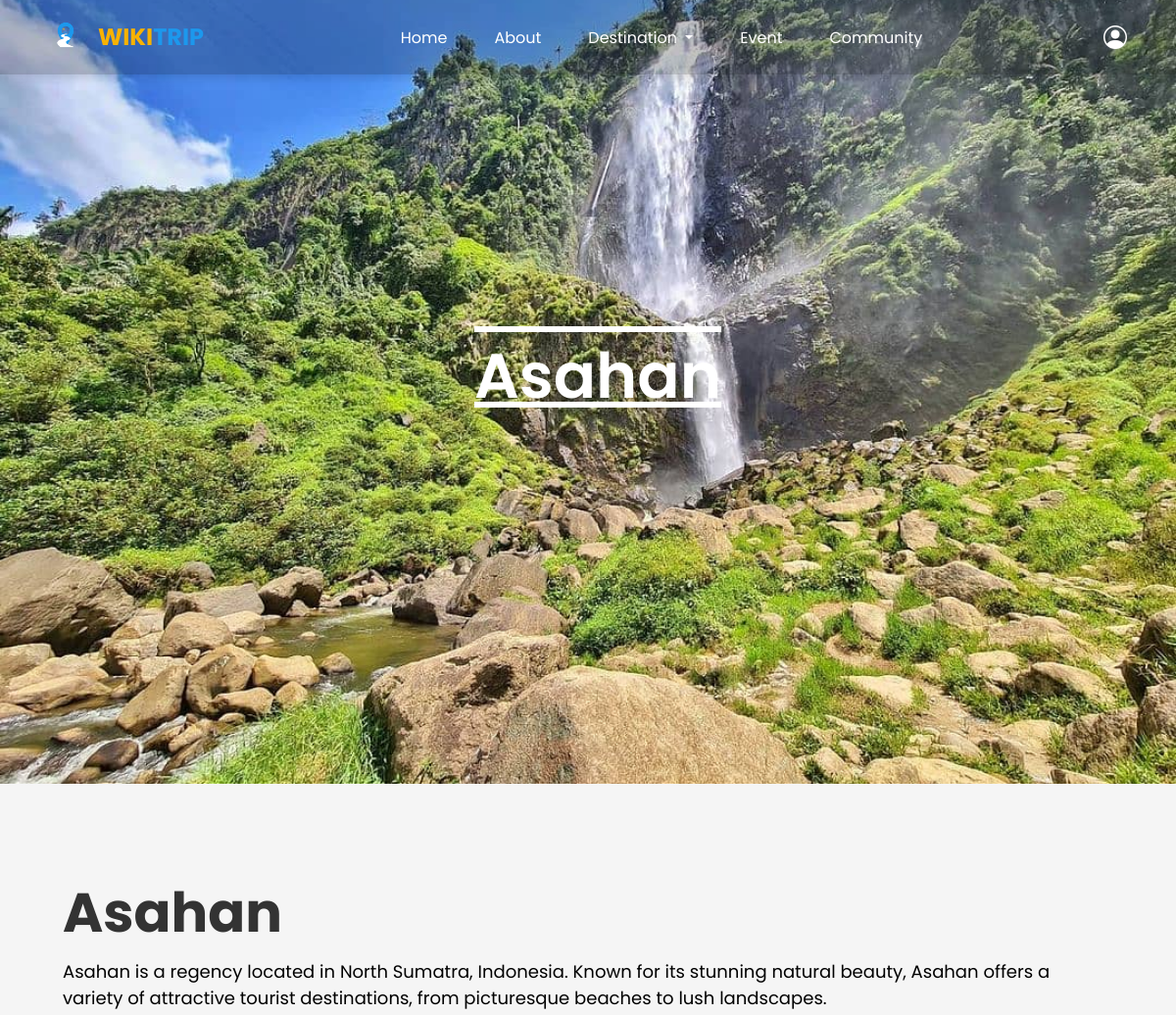
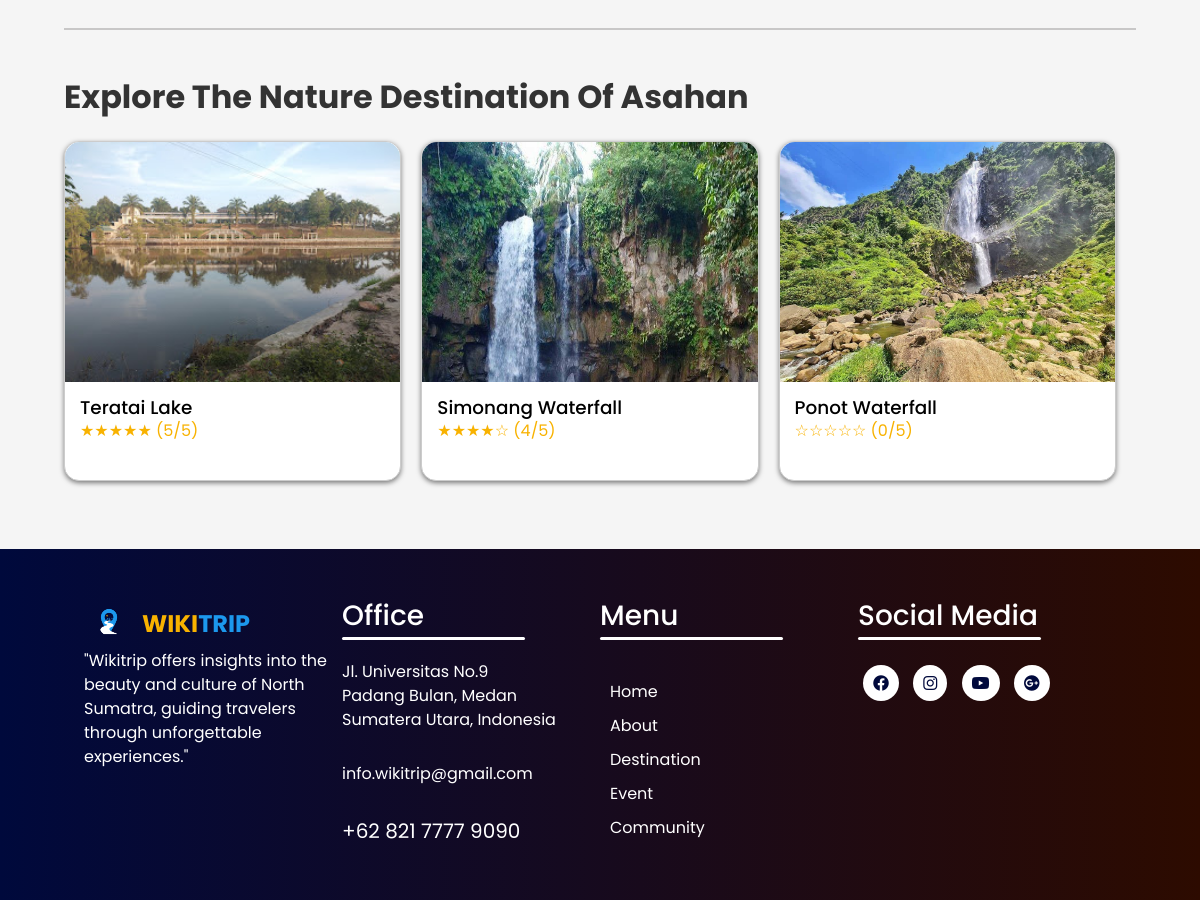
/citycategory.php?city_id=1&category_id=1&image_url=image/Asahan/air_terjun_ponot.jpg, run on the app's committed database (2 pictures, top to bottom).
### tables this page shows
CREATE TABLE `cities` (
  `city_id` int(11) NOT NULL,
  `city_name` varchar(64) NOT NULL,
  `description` text DEFAULT NULL
);

CREATE TABLE `tourismcategories` (
  `category_id` int(11) NOT NULL,
  `category_name` varchar(64) NOT NULL,
  `little_desc` text NOT NULL,
  `title_categories` varchar(255) DEFAULT NULL,
  `desc_categories` text DEFAULT NULL,
  `background_image` varchar(255) NOT NULL
);

CREATE TABLE `tourismplaces` (
  `tourism_id` int(11) NOT NULL,
  `city_id` int(11) NOT NULL,
  `category_id` int(11) NOT NULL,
  `tourism_name` varchar(128) NOT NULL,
  `image_url` varchar(255) DEFAULT NULL,
  `description` text DEFAULT NULL,
  `map_url` varchar(2048) DEFAULT NULL
);

### citycategory.php (the view, shortened to what this page needs)
<?php
include('config/conn.php');
$city_id = isset($_GET['city_id']) ? intval($_GET['city_id']) : 0;
$category_id = isset($_GET['category_id']) ? intval($_GET['category_id']) : 0;
$image_url = isset($_GET['image_url']) ? $_GET['image_url'] : 0;
$city_query = "
    SELECT city_name, description
    FROM cities
    WHERE city_id = ?
";
$stmt = $con->prepare($city_query);
$stmt->bind_param("i", $city_id);
$stmt->execute();
$stmt->bind_result($city_name, $city_description);
$category_query = "
    SELECT category_name
    FROM tourismcategories
    WHERE category_id = ?
";
$stmt = $con->prepare($category_query);
$stmt->bind_param("i", $category_id);
$stmt->execute();
$stmt->bind_result($category_name);
$tour_query = "
    SELECT tp.tourism_id, tp.tourism_name, tp.image_url, COALESCE(AVG(r.rating_value), 0) AS average_rating
    FROM tourismplaces tp
    LEFT JOIN ratings r ON tp.tourism_id = r.tourism_id
    WHERE tp.city_id = ? AND tp.category_id = ?
    GROUP BY tp.tourism_id, tp.tourism_name, tp.image_url
";
$stmt = $con->prepare($tour_query);
$stmt->bind_param("ii", $city_id, $category_id);
$stmt->execute();
$stmt->bind_result($tourism_id, $tourism_name, $tour_image_url, $average_rating);
?>
<!doctype html>
<html lang="en">
<head>
    <link href="https://cdn.jsdelivr.net/npm/bootstrap@5.0.2/dist/css/bootstrap.min.css" rel="stylesheet"
>
    <link rel="stylesheet" href="https://cdn.jsdelivr.net/npm/bootstrap-icons@1.11.3/font/bootstrap-icons.min.css">
    <link rel="stylesheet" href="css/style.css">
    <link rel="stylesheet" href="https://cdnjs.cloudflare.com/ajax/libs/font-awesome/6.2.0/css/all.min.css"
 />
</head>
<body id="page-top">
    <nav class="navbar navbar-expand-lg navbar-dark fixed-top" id="main-nav">
        <div class="container">
            <a class="navbar-brand logo fw-bold fs-4 d-flex align-items-center" href="#page-top">
                <img src="image/logo_wikitrip.png" alt="Logo" class="logo-img me-2">
                <span class="text-logo1">WIKI</span><span class="text-logo2">TRIP</span>
            </a>
            <div class="collapse navbar-collapse justify-content-center" id="navbarNav">
                <ul class="navbar-nav mx-auto mb-2 mb-lg-0">
                    <li class="nav-item">
                        <a class="nav-link active text-white" aria-current="page" href="index.php">Home</a>
                    </li>
                    <li class="nav-item">
                        <a class="nav-link text-white" href="index.php#about">About</a>
                    </li>
                    <li class="nav-item dropdown">
                        <a class="nav-link dropdown-toggle text-white" href="#" id="navbarDropdown" role="button" data-bs-toggle="dropdown" aria-expanded="false">
                            Destination
                        </a>
                    </li>
                    <li class="nav-item">
                        <a class="nav-link text-white" href="index.php#Event">Event</a>
                    </li>
                    <li class="nav-item">
                        <a class="nav-link text-white" href="community.php">Community</a>
                    </li>
                </ul>
                <div>
                    <ul>
                        <li class="nav-item profile-dropdown">
                            <div class="bi bi-person-circle text-white fs-4 me-2"></div>
                        </li>
                    </ul>
                </div>
            </div>
        </div>
    </nav>
    <div class="main_background">
        <img src="<?php echo $image_url; ?>" alt="<?php echo $city_name; ?>" class="mainback_img">
        <div class="home__container container" style="align-items: center" ;>
            <div class="home__data">
                <h1 class="home__data-title" style="font-size: 4rem; text-decoration:overline underline;">
                    <?php echo $city_name; ?>
                </h1>
            </div>
        </div>
    </div>
    <div class="main-content">
        <h2 class="content-title"><?php echo $city_name; ?></h2>
        <p class="content-description"><?php echo $city_description; ?></p>
        <hr class="content-divider">
        <h3 class="explore-title" id="explore">Explore The <?php echo $category_name; ?> Of <?php echo $city_name; ?></h3>
        <div class="culinary-card">
            <?php while ($stmt->fetch()): ?>
                <a href="tourism_place.php?tourism_id=<?php echo $tourism_id; ?>" class="restaurant" style="text-decoration: none;">
                    <img src="<?php echo $tour_image_url; ?>" class="restaurant-img">
                    <h3 class="card-title" style="margin-top: 15px; font-size: 1.15rem; padding-left: 15px;">
                        <?php echo $tourism_name; ?>
                    </h3>
                    <p class="card-rating" style="margin-top: 0%; padding-left: 15px;">
                        <?php
                        $roundedRating = floor($average_rating);
                        $stars = str_repeat('★', $roundedRating) . str_repeat('☆', 5 - $roundedRating);
                        echo "$stars ($roundedRating/5)";
                        ?>
                    </p>
                </a>
            <?php endwhile; ?>
        </div>
    </div>
    <?php include 'footer.php'; ?>
</body>
</html>

### css/style.css (style rules this page uses)
body { font-family: Poppins; margin: 0; background-color: white; color: #eee; margin: 0; padding: 0; }
#main-nav { background-color: rgba(0, 0, 0, 0.218); box-shadow: 0 3px 10px rgba(0, 0, 0, 0.14); }
.navbar-brand .text-logo1 { color: #f8b200; }
.navbar-brand .text-logo2 { color: #1c98ed; }
.logo-img { width: 50px; height: 50px; }
ul { margin: 0; padding: 0; display: flex; align-items: center; gap: 2rem; }
li { list-style-type: none; position: relative; padding: 0.625rem 0 0.5rem; }
.main_background { position: relative; height: 100vh; width: 100%; overflow: hidden; }
.mainback_img { position: absolute; top: 0; left: 0; width: 100%; height: 100vh; object-fit: cover; object-position: center; }
.home__container { position: relative; display: flex; flex-direction: column; align-items: flex-start; justify-content: center; height: 100%; text-align: left; z-index: 1; color: white; padding-left: 2rem; }
.home__data-title { font-size: 4rem; font-weight: 600; margin-bottom: 2rem; }
.main-content { padding: 3rem 7rem; background-color: #f5f5f5; text-align: left; width: 100%; box-sizing: border-box; padding-top: 6rem; }
.content-title { font-size: 4rem; font-weight: 700; margin-bottom: 0.8rem; color: #333; }
.content-description { font-size: 1.128rem; margin-bottom: 2rem; color: black; font-weight: normal; }
.content-divider { border: none; border-top: 2px solid #464343; width: 100%; margin-top: 1rem; margin-bottom: 3rem; }
@media (max-width: 1200px) { .main-content { padding: 3rem 2%; } }
@media (max-width: 1200px) { .content-title { font-size: 2.5rem; margin-top: 50px; } }
.explore-title { font-size: 2rem; font-weight: 700; margin-bottom: 1.5rem; color: #333; }
@media screen and (max-width: 1200px) { .main-content { padding: 3rem 4rem; } }
@media screen and (max-width: 1200px) { .content-title { font-size: 3.5rem; } }
.card-title { font-size: 1.25rem; margin: 0; color: black; }
.card-rating { color: #f8b200; margin: 5px 0; }
.culinary-card { display: flex; justify-content: flex-start; flex-wrap: wrap; margin-bottom: 20px; gap: 20px; }
.restaurant { background-color: white; border: 1px solid #ccc; border-radius: 15px; width: calc(33.33% - 20px); height: 340px; box-shadow: 0 2px 5px rgba(0, 0, 0, 0.5); display: flex; flex-direction: column; }
.restaurant-img { width: 100%; height: 240px; border-radius: 15px 15px 0 0; }
.card-title { font-size: 1.15rem; padding-left: 15px; margin-top: 15px; }
.card-rating { padding-left: 15px; margin-top: 5px; }

### data on the page
cities: city_name (picture), city_name "Asahan", description "Asahan is a regency located in North Sumatra, Indonesia. Known for its stunning natural beauty, Asahan offers a variety of attractive tourist destinations, from picturesque beaches to lush landscapes."
tourismcategories: category_name "Nature Destination"
tourismplaces: image_url (picture), tourism_name "Teratai Lake", stars "★★★★★", roundedRating "5"
tourismplaces: image_url (picture), tourism_name "Simonang Waterfall", stars "★★★★☆", roundedRating "4"
tourismplaces: image_url (picture), tourism_name "Ponot Waterfall", stars "☆☆☆☆☆", roundedRating "0"
